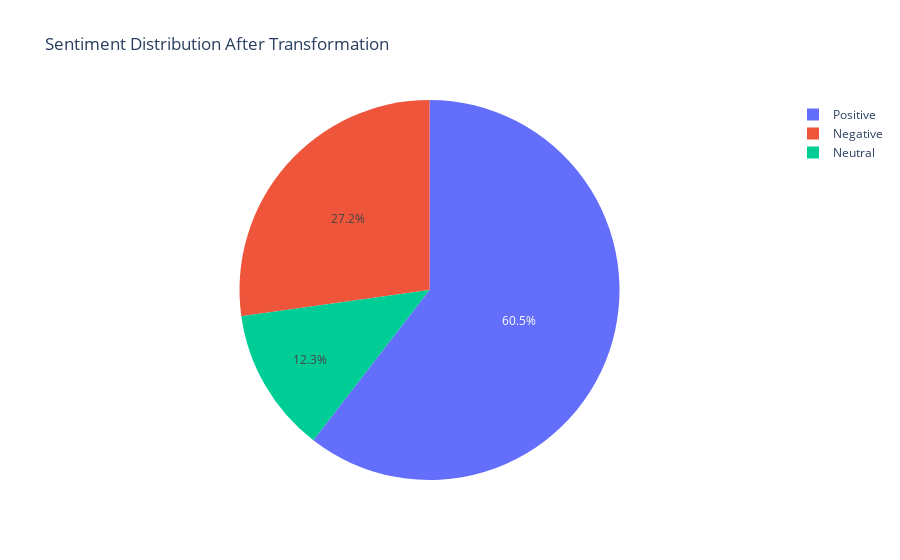

The cell this chart's notebook holds for it:
### Markdown cell above
## STEP 4: Target Variable Creation

Transforming ratings into sentiment labels according to the specified logic:
- Scores 1, 2, 3 → "Negative"
- Score 4 → "Neutral" 
- Score 5 → "Positive"

### Code cell
# Create sentiment labels based on star ratings
def create_sentiment_labels(rating):
    """
    Transform numerical ratings to sentiment labels
    1, 2, 3 -> Negative
    4 -> Neutral
    5 -> Positive
    """
    if rating in [1, 2, 3]:
        return 'Negative'
    elif rating == 4:
        return 'Neutral'
    elif rating == 5:
        return 'Positive'
    else:
        return 'Unknown'  # For any unexpected values

# Apply the transformation
rating_column = 'reviews.rating'

if rating_column in df.columns:
    df['sentiment'] = df[rating_column].apply(create_sentiment_labels)
    
    print("=== SENTIMENT TRANSFORMATION RESULTS ===")
    print(f"Using rating column: '{rating_column}'")
    sentiment_counts = df['sentiment'].value_counts()
    print("Sentiment distribution:")
    print(sentiment_counts)
    
    # Calculate percentages
    sentiment_percentages = (sentiment_counts / len(df) * 100).round(2)
    print("\nSentiment percentages:")
    for sentiment, percentage in sentiment_percentages.items():
        print(f"{sentiment}: {percentage}%")
    
    # Visualize the new sentiment distribution
    try:
        fig = px.pie(values=sentiment_counts.values, names=sentiment_counts.index, 
                     title='Sentiment Distribution After Transformation')
        fig.show()
    except Exception as plot_error:
        print(f"Plotly visualization error: {plot_error}")
        print("Using matplotlib as fallback:")
        plt.figure(figsize=(8, 8))
        plt.pie(sentiment_counts.values, labels=sentiment_counts.index, autopct='%1.1f%%')
        plt.title('Sentiment Distribution After Transformation')
        plt.show()
    
    # Show the mapping visually
    mapping_df = df.groupby([rating_column, 'sentiment']).size().reset_index(name='count')
    print(f"\n=== MAPPING VERIFICATION ===")
    display(mapping_df)
    
    # In this case, I already know the column name, but adding an exception for extrapolating code
else:
    print(f"Rating column '{rating_column}' not found. Please check your dataset structure.")
    print("Available columns:", df.columns.tolist())
    
    # Try to find alternative rating columns as fallback
    possible_alternatives = ['rating', 'star_rating', 'score', 'stars', 'overall']
    found_alternative = None
    for alt_col in possible_alternatives:
        if alt_col in df.columns:
            found_alternative = alt_col
            break
    
    if found_alternative:
        print(f"Found alternative rating column: '{found_alternative}'. Using this instead.")
        df['sentiment'] = df[found_alternative].apply(create_sentiment_labels)
        rating_column = found_alternative  # Update for later use
    else:
        print("No suitable rating column found.")

### Figure 1 — Plotly figure (JSON) as saved in the notebook; plotly's stock layout.template omitted (floating-point values rounded to 4 significant figures)
{"data": [{"domain": {"x": [0, 1], "y": [0, 1]}, "hovertemplate": "label=%{label}<br>value=%{value}<extra></extra>", "labels": ["Positive", "Negative", "Neutral"], "legendgroup": "", "name": "", "showlegend": true, "type": "pie", "values": [33251, 14958, 6776]}], "layout": {"legend": {"tracegroupgap": 0}, "title": {"text": "Sentiment Distribution After Transformation"}}}
